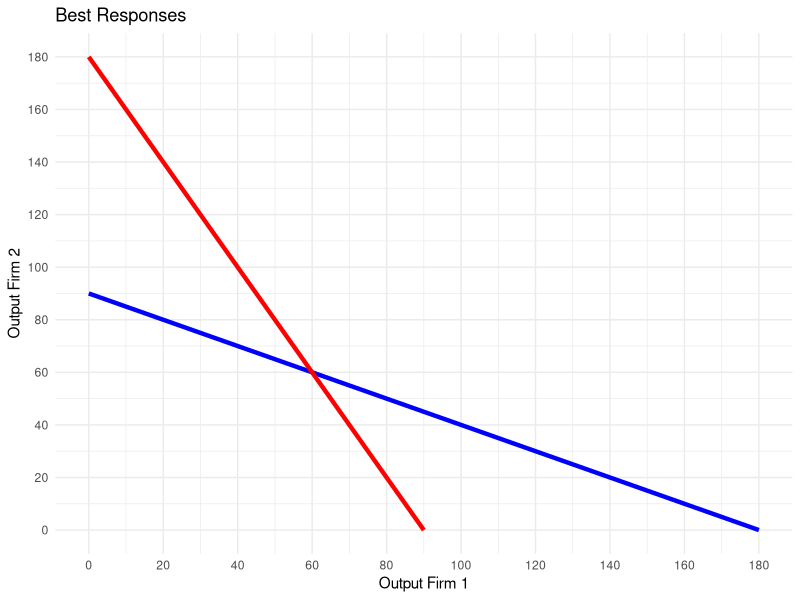
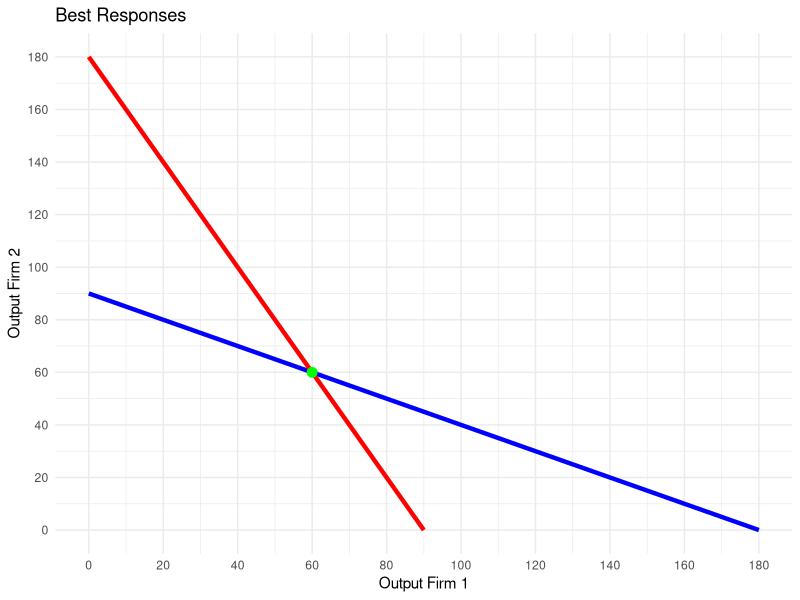

The R script that drew these images, in order:
## ---- chunk 1
knitr::opts_chunk$set(echo = FALSE)
knitr::opts_chunk$set(warning = FALSE, message = FALSE) 
library(ggplot2)
library(tidyverse)

## ---- chunk 2
rm(list=ls())

# Create output q and define the range of values
cournotdata <- data.frame(output_firm1 = seq(0, 180, by = 10),
                 output_firm2 = seq(0, 180, by = 10))

# Create values with parameters of the functions 
a <- 200
c <- 20
b <- 1


## ---- chunk 3

# Compute best responses
cournotdata <- cournotdata %>% 
  mutate( bestresp_Firm1 = (a-c-b*output_firm2)*((2*b)^-1),
          bestresp_Firm2 = (a-c-b*output_firm1)*((2*b)^-1)
          )

ggplot() +
  geom_line(data = cournotdata, aes(x = output_firm1, y = bestresp_Firm2), color = "blue", size = 1.5) +
  geom_line(data = cournotdata, aes(x = bestresp_Firm1, y = output_firm2), color = "red", size = 1.5) +
  labs(title = "Best Responses", x = "Output Firm 1", y = "Output Firm 2") +
  scale_x_continuous(breaks = seq(0, max(cournotdata$output_firm1, cournotdata$bestresp_Firm1), by = 20)) +
  scale_y_continuous(breaks = seq(0, max(cournotdata$output_firm1, cournotdata$bestresp_Firm1), by = 20)) +
  theme_minimal()


  
  
## ---- chunk 4

# Compute best responses

nashoutput_firm1= (a-c)*((3*b)^-1)
nashoutput_firm2= (a-c)*((3*b)^-1)

ggplot() +
  geom_line(data = cournotdata, aes(x = output_firm1, y = bestresp_Firm2), color = "blue", size = 1.5) +
  geom_line(data = cournotdata, aes(x = bestresp_Firm1, y = output_firm2), color = "red", size = 1.5) +
  labs(title = "Best Responses", x = "Output Firm 1", y = "Output Firm 2") +
  geom_point(aes(x = nashoutput_firm1, y = nashoutput_firm2), color = "green", size = 3) +  # Add the single point
  scale_x_continuous(breaks = seq(0, max(cournotdata$output_firm1, cournotdata$bestresp_Firm1), by = 20)) +
  scale_y_continuous(breaks = seq(0, max(cournotdata$output_firm1, cournotdata$bestresp_Firm1), by = 20)) +
  theme_minimal()


  
  
